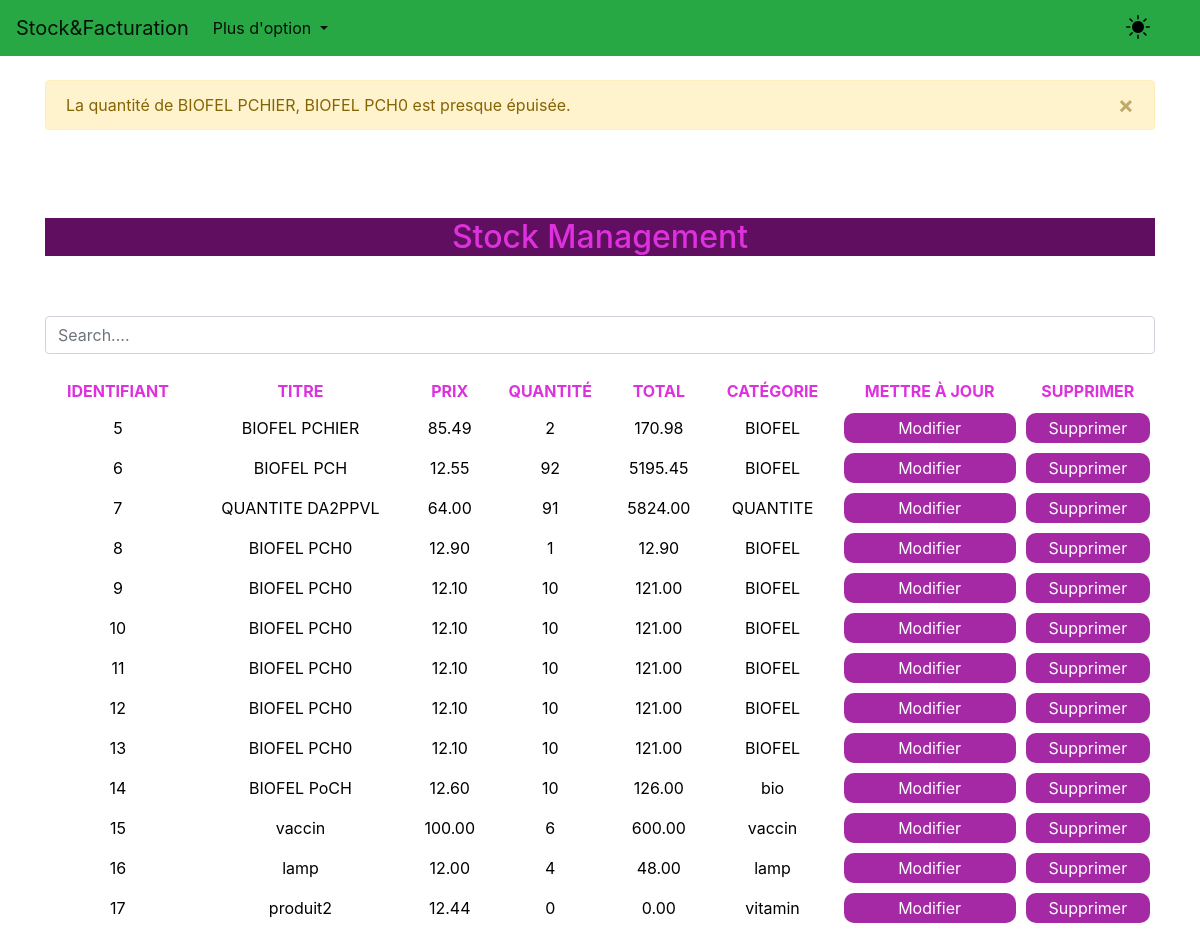
Screenshot of /Stock with the database file from the repository.
### app/models.py (models this page shows, shortened)
class Produit(models.Model):
     category =models.TextField(max_length=100)
     name = models.TextField(max_length=32)
     quantity = models.IntegerField()
     price =  models.DecimalField(max_digits =10 , decimal_places=2)
     total = models.DecimalField(max_digits =10 , decimal_places=2)
     Important = models.BooleanField(default=False)
     class Meta:
          verbose_name ="Produit"
          verbose_name_plural ="Produits"

### app/views.py (the view, shortened to what this page needs)
# urls.py: path('Stock' ,views.ConsulterStockView.as_view() , name='Stock'),
class ConsulterStockView(View):
     template_name="stock.html"
     Produits = Produit.objects.all()
     context ={
         'product' : Produits
     }
     def get(self, request, *args, **kwargs):
        products = Produit.objects.all()
        important_products = Produit.objects.filter(Important=True)
        items = []
        for product in important_products:
            if 0 < product.quantity < 4:
                items.append(product.name)
        if items:
            messages.warning(request, f"La quantité de {', '.join(items)} est presque épuisée.")
        self.context['product'] = products
        return render(request, self.template_name, self.context)

### app/templates/stock.html (shortened to what this page needs)
{% extends "index.html" %}
{% load static %}
{% block content %}
<!DOCTYPE html>
<html lang="en">
<head>
</head>
<body>
    <br><br><br>
      <h2 class="text-center m-10" style="color: #dd31dd;background-color: #600e60;"> Stock Management</h2>
      <br><br>
       <div class="outputs">
        <div class="form-group ">
            <input id="search" class="form-control search" type="text" placeholder="Search....">
        </div>
        <table>
            <thead class="def">
                <tr>
                    <th>Identifiant</th>
                    <th>Titre</th>
                    <th>Prix</th>
                    <th>Quantité</th>
                    <th>Total</th>
                    <th>Catégorie</th>
                    <th>Mettre à jour</th>
                    <th>Supprimer</th>
                </tr>
           </thead>
            <tbody id="myTab">
                {% if product %}
                {% for produit in product %}
                <tr>
                <td scope="row">{{produit.pk}}</td>
                <td>{{produit.name}}</td>
                <td>{{produit.price}}</td>
                <td>{{produit.quantity}}</td>
                <td>{{produit.total}}</td>
                <td>{{produit.category}}</td>
                <form method="post" action="{% url 'upProduct'%}">
                <td><button type="submit" class="submit" data-toggle="modal" >Modifier</button></td>
                </form>
                <form method="post">
                <td><button type="submit" class="submit" data-toggle="modal" > Supprimer</button></td>
                </form>
               </tr>
            {% endfor %}
            {% endif %}
          </tbody>
        </table>
       </div>
    </div>
</body>
</html>
{% endblock content%}

### static/css/style.css (style rules this page uses)
table th { color: #70a0ff; }

### app/templates/stock.html (style rules this page uses)
* { margin:0; padding:0; }
body { background-color: #fff; color:#1e2637; font-size: system-ui; }
input { width: 100%; height: 30px; outline: none; border: none; background-color: #111; margin: 4px 0; border-radius: 4px; padding: 10px 4px; color: #fff; }
.submit { width: 100%; height: 30px; border: none; border-radius: 10px; cursor: pointer; background: #a529a5; transition: 0.2s; color: #fff; }
table { width: 100%; text-align: center; margin: 10px 0; }
table th { text-transform: uppercase; }
th,td { padding: 5px; }
.def th { color: #dd31dd; }

### rows the page displays
Produit: pk "5", name "BIOFEL PCHIER", price "85.49", quantity "2", total "170.98", category "BIOFEL"
Produit: pk "6", name "BIOFEL PCH", price "12.55", quantity "92", total "5195.45", category "BIOFEL"
Produit: pk "7", name "QUANTITE DA2PPVL", price "64.00", quantity "91", total "5824.00", category "QUANTITE"
Produit: pk "8", name "BIOFEL PCH0", price "12.90", quantity "1", total "12.90", category "BIOFEL"
Produit: pk "9", name "BIOFEL PCH0", price "12.10", quantity "10", total "121.00", category "BIOFEL"
Produit: pk "10", name "BIOFEL PCH0", price "12.10", quantity "10", total "121.00", category "BIOFEL"
Produit: pk "11", name "BIOFEL PCH0", price "12.10", quantity "10", total "121.00", category "BIOFEL"
Produit: pk "12", name "BIOFEL PCH0", price "12.10", quantity "10", total "121.00", category "BIOFEL"
Produit: pk "13", name "BIOFEL PCH0", price "12.10", quantity "10", total "121.00", category "BIOFEL"
Produit: pk "14", name "BIOFEL PoCH", price "12.60", quantity "10", total "126.00", category "bio"
Produit: pk "15", name "vaccin", price "100.00", quantity "6", total "600.00", category "vaccin"
Produit: pk "16", name "lamp", price "12.00", quantity "4", total "48.00", category "lamp"
Produit: pk "17", name "produit2", price "12.44", quantity "0", total "0.00", category "vitamin"

### other values shown
{{ message|safe }} "La quantité de BIOFEL PCHIER, BIOFEL PCH0 est presque épuisée."
